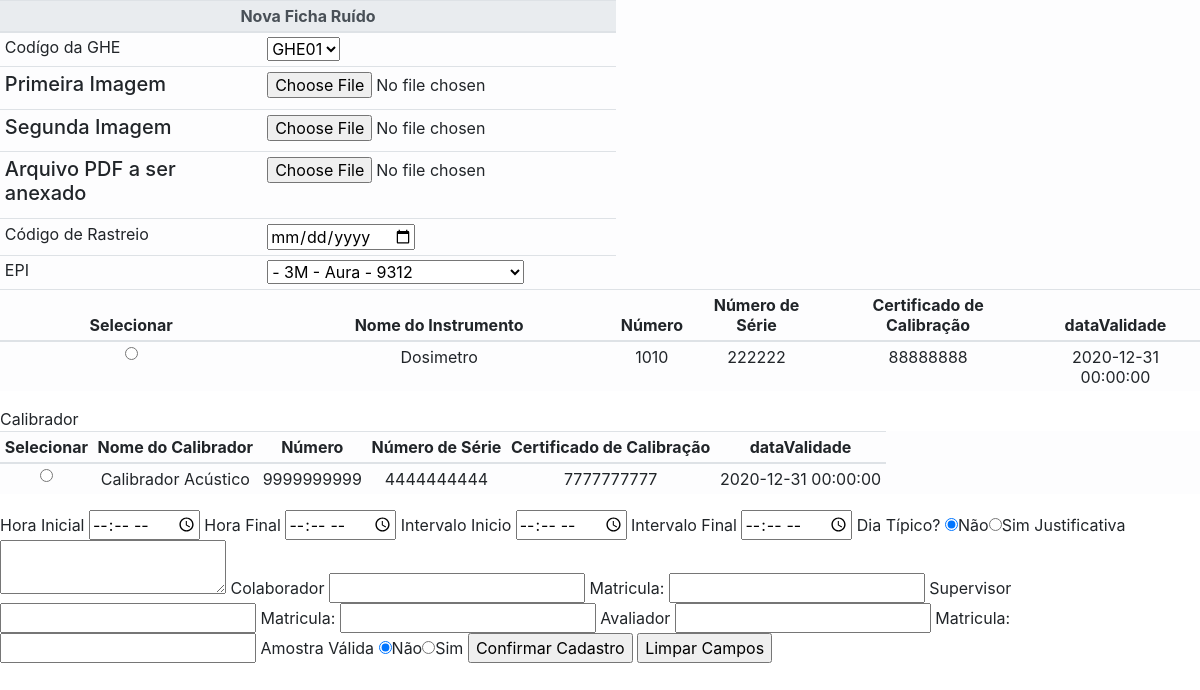
/forms/cadastro/add_ficha_vibracao.php?c=17, run on the app's committed database.
### tables this page shows
CREATE TABLE `tbequipamento` (
  `cdEquipamento` int(11) NOT NULL,
  `tipoEquipamento` tinyint(1) NOT NULL COMMENT '(0) Instrumento (1) Calibrador',
  `nome` mediumtext NOT NULL,
  `numero` bigint(20) NOT NULL,
  `numeroSerie` mediumtext NOT NULL,
  `certCalibracao` mediumtext NOT NULL,
  `dataValidade` datetime NOT NULL
);

### forms/cadastro/add_ficha_vibracao.php (the view, shortened to what this page needs)
<?php
	require "../../php/connect.php";
	$contrato = $_GET['c'];
	$sql_info_ghe = "SELECT * FROM tbghe WHERE cdContrato = ".$contrato;
	$qry_info_ghe = mysqli_query($link,$sql_info_ghe);
	$sql_epi = "SELECT * FROM tbepi";
	$qry_epi = mysqli_query($link,$sql_epi);
	$sql_inst = "SELECT * FROM tbequipamento WHERE tipoEquipamento = 0";
	$qry_inst = mysqli_query($link,$sql_inst);
	$sql_calb = "SELECT * FROM tbequipamento WHERE tipoEquipamento = 1";
	$qry_calb = mysqli_query($link,$sql_calb);
?>
<head>
	<link rel="stylesheet" href="../../css/bootstrap.min.css">
		<link rel="stylesheet" href="../../css/fnac.css">
		<link href="../../css/scrolling-nav.css" rel="stylesheet">
		<link rel="stylesheet" type="text/css" href="../../css/jquery.fancybox.min.css">
</head>
<body>
	<form id="" class="" action="/fnac/forms/cadastro/post/form_cadFichaRuido.php" method="POST" enctype="multipart/form-data">
		<table class="table table-sm table-light">
			<thead class="thead-light">
				<tr>
					<th colspan="2" class="text-center">Nova Ficha Ruído</th>
				</tr>
			</thead>
			<tbody>
				<tr>
					<td>Codígo da GHE</td>
					<td>
						<?php
							if($qry_info_ghe->num_rows > 0){
								echo '<select id="" class="" name="ghe" required>';
								while($assoc_ghe = mysqli_fetch_assoc($qry_info_ghe)){
									echo '<option id="" class="" value="'.$assoc_ghe["cdGHE"].'">'.$assoc_ghe["codGHE"].'</option>';
								}
							}else{
								echo '
									<select id="" class="" name="ghe">
										<option id="" class="">Nenhum Cargo cadastrado</option>
									';
							}
						?>
						</select>
					</td>
				</tr>
				<tr>
					<td><h5>Primeira Imagem</h5></td>
					<td><b><input type="file" name="img1" required></b></td>
				</tr>
				<tr>
					<td><h5>Segunda Imagem</h5></td>
					<td><b><input type="file" name="img2" required></b></td>
				</tr>
				<tr>
					<td><h5>Arquivo PDF a ser anexado</h5></td>
					<td><b><input type="file" name="fileUpload" required></b></td>
				</tr>
				<tr>
					<td>Código de Rastreio</td>
					<td><input type="date" name="dataaval" required></td>
				</tr>
				<tr>
					<td>EPI</td>
					<td><select name="epi">
								<?php
									while($assoc_epi = mysqli_fetch_assoc($qry_epi)){
										echo'<option value="'.$assoc_epi["cdEPI"].'>'.$tipo_epi.' - '.$assoc_epi["fabricante"].' - '.$assoc_epi["modelo"].' - '.$assoc_epi["ca"].'</option>';
									}
								?>
					</select></td>
				</tr>
				<tr>
					<td>Instrumento</td>
					<td><table id="userTbl" class="table table-sm table-light table-stripped table-responsive">
								<thead>
									<tr>
										<th class="text-center">Selecionar</th>
										<th class="text-center">Nome do Instrumento</th>
										<th class="text-center">Número</th>
										<th class="text-center">Número de Série</th>
										<th class="text-center">Certificado de Calibração</th>
										<th class="text-center">dataValidade</th>
									</tr>
								</thead>
								<tbody>
								<?php
									while($assoc_inst = mysqli_fetch_assoc($qry_inst)){
										echo'
											<tr>
												<td class="text-center"><input type="radio" name="inst" value="'.$assoc_inst["cdEquipamento"].'"></td>
												<td class="text-center">'.$assoc_inst["nome"].'</td>
												<td class="text-center">'.$assoc_inst["numero"].'</td>
												<td class="text-center">'.$assoc_inst["numeroSerie"].'</td>
												<td class="text-center">'.$assoc_inst["certCalibracao"].'</td>
												<td class="text-center">'.$assoc_inst["dataValidade"].'</td>
											</tr>
										';
									}
								?>
								</tbody>
							</table>
				<tr>
					<td>Calibrador</td>
					<td><table id="userTbl" class="table table-sm table-light table-stripped table-responsive">
								<thead>
									<tr>
										<th class="text-center">Selecionar</th>
										<th class="text-center">Nome do Calibrador</th>
										<th class="text-center">Número</th>
										<th class="text-center">Número de Série</th>
										<th class="text-center">Certificado de Calibração</th>
										<th class="text-center">dataValidade</th>
									</tr>
								</thead>
								<tbody>
								<?php
									while($assoc_calb = mysqli_fetch_assoc($qry_calb)){
										echo'
											<tr>
												<td class="text-center"><input type="radio" name="calib" value="'.$assoc_calb["cdEquipamento"].'"></td>
												<td class="text-center">'.$assoc_calb["nome"].'</td>
												<td class="text-center">'.$assoc_calb["numero"].'</td>
												<td class="text-center">'.$assoc_calb["numeroSerie"].'</td>
												<td class="text-center">'.$assoc_calb["certCalibracao"].'</td>
												<td class="text-center">'.$assoc_calb["dataValidade"].'</td>
											</tr>
										';
									}
								?>
								</tbody>
							</table>
						</td>
				</tr>
				<tr>
					<td>Hora Inicial</td>
					<td><input type="time" name="hrinicial" required></td>
				</tr>
				<tr>
					<td>Hora Final</td>
					<td><input type="time" name="hrfinal" required></td>
				</tr>
				<tr>
					<td>Intervalo Inicio</td>
					<td><input type="time" name="intinic" required></td>
				</tr>
				<tr>
					<td>Intervalo Final</td>
					<td><input type="time" name="intfinal" required></td>
				</tr>
				<tr>
					<td>Dia Típico?</td>
					<td><input type="radio" name="diaTipico" required value="0" checked>Não<input type="radio" name="diaTipico" required value="1">Sim</td>
				</tr>
				<tr>
					<td>Justificativa</td>
					<td><textarea name="justificativa" required rows="2" col="40"></textarea></td>
				</tr>
				<tr>
					<td>Colaborador</td>
					<td><input type="text" name="colab" required> Matricula: <input type="text" name="colabm" required</td>
				</tr>
				<tr>
					<td>Supervisor</td>
					<td><input type="text" name="superv" required> Matricula: <input type="text" name="supervm" required</td>
				</tr>
				<tr>
					<td>Avaliador</td>
					<td><input type="text" name="avali" required> Matricula: <input type="text" name="avalim" required</td>
				</tr>
				<tr>
					<td>Amostra Válida</td>
					<td><input type="radio" name="amostraValida" required value="0" checked>Não<input type="radio" name="amostraValida" required value="1">Sim</td>
				</tr>
				<tr>
					<td><input type="submit" id="" class="" name="" value="Confirmar Cadastro"></td>
					<td><input type="reset" id="" class="" name="" value="Limpar Campos"></td>
				</tr>
	</form>
</body>

### data on the page
tbequipamento: nome "Dosimetro", numero "1010", numeroSerie "222222", certCalibracao "88888888", dataValidade "2020-12-31 00:00:00"
tbequipamento: nome "Calibrador Acústico", numero "9999999999", numeroSerie "4444444444", certCalibracao "7777777777", dataValidade "2020-12-31 00:00:00"

### other printed values
form field ghe "GHE01"
